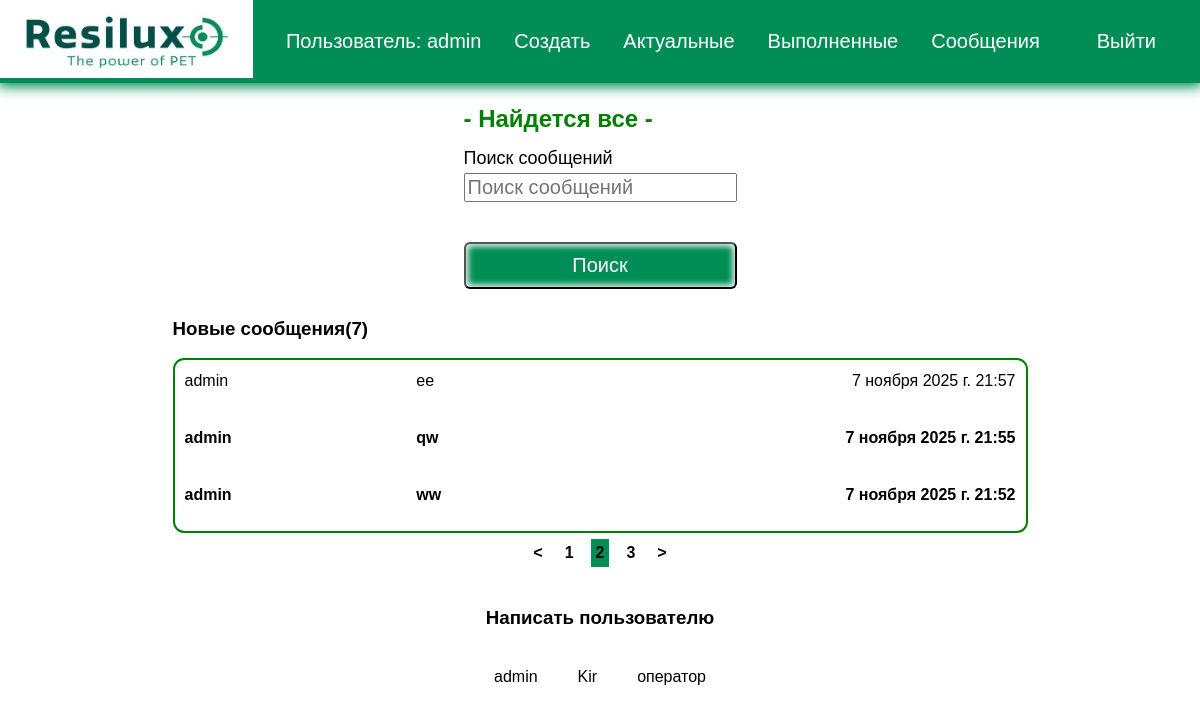
The page /tasks/tasks/inbox.html?page=2 (signed in) on the database as committed earlier.
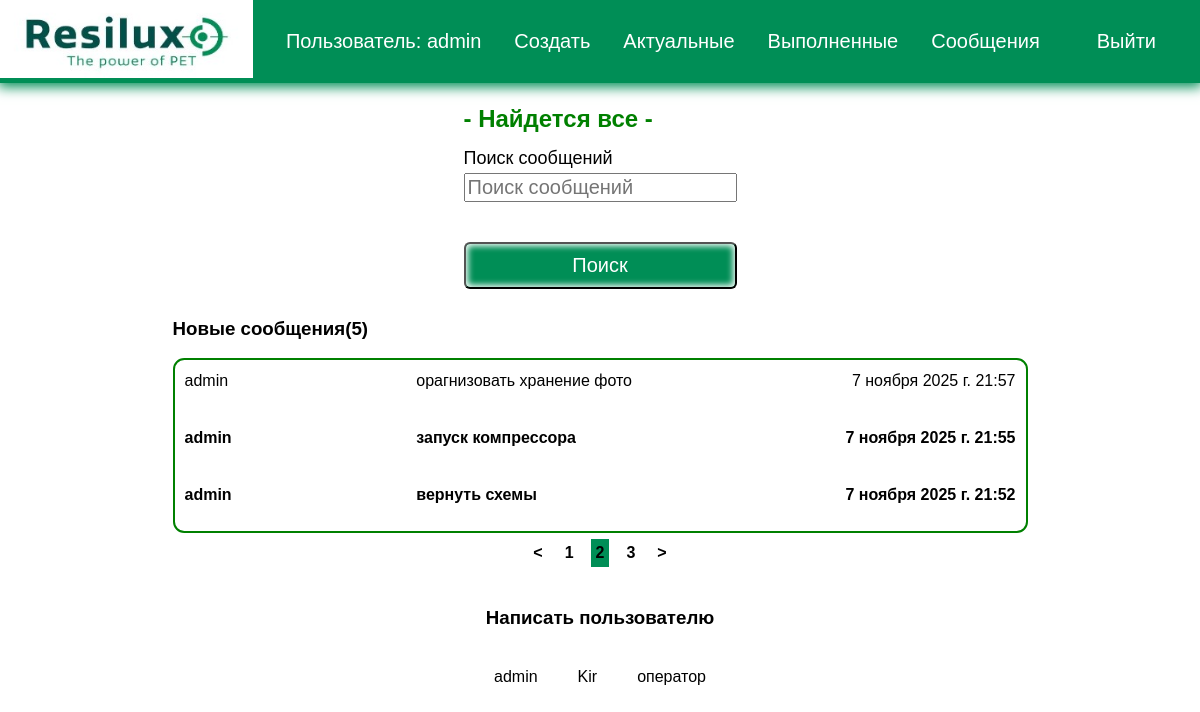
The same page on the database as committed later.
### tasks/models.py (models this page shows, shortened)
class Message(models.Model):
    sender = models.ForeignKey(User, on_delete=models.SET_NULL, null=True, blank=True, verbose_name="Отправитель")
    recipient = models.ForeignKey(User, on_delete=models.SET_NULL, null=True, blank=True, related_name="messages",
                                  verbose_name="Получатель")
    name = models.CharField(max_length=200, null=True, blank=True, verbose_name="Имя")
    email = models.EmailField(max_length=200, null=True, blank=True, verbose_name="email")
    subject = models.CharField(max_length=200, null=True, blank=True, verbose_name="Тема")
    body = models.TextField(verbose_name="Сообщение")
    is_read = models.BooleanField(default=False, null=True, verbose_name="Прочитано")
    created = models.DateTimeField(auto_now_add=True, verbose_name="Дата создания")
    class Meta:
        ordering = ['is_read', 'created']
        verbose_name = "сообщение"
        verbose_name_plural = "сообщения"

### tasks/views.py (the view)
# urls.py: path('tasks/inbox.html', views.inbox, name='inbox'),
@login_required(login_url='login')
def inbox(request):
    search_query, ms = search_messages(request)
    unread_count = ms.filter(is_read=False).count()
    custom_range, ms = paginate_messages(request, ms, 3)
    message_request = ms
    users = User.objects.all()
    title = "Все сообщения"
    context = {
        'message_request': ms,
        'unread_count': unread_count,
        'search_query': search_query,
        'custom_range': custom_range,
        'users': users,
        'title': title,
    }
    return render(request, 'tasks/inbox.html', context)

### tasks/utils.py (called while the page is built)
def search_messages(request):
    search_query = ''
    if request.GET.get('search_query'):
        search_query = request.GET.get('search_query')
    ms = Message.objects.order_by('-created').filter(recipient=request.user).filter(
        Q(body__icontains=search_query) |
        Q(subject__icontains=search_query)
    )
    return search_query, ms

def paginate_messages(request, ms, results):
    page = request.GET.get('page')
    paginator = Paginator(ms, results)
    try:
        ms = paginator.page(page)
    except PageNotAnInteger:  # http://127.0.0.1:8000/projects/?page=assa
        page = 1
        ms = paginator.page(page)
    except EmptyPage:  # http://127.0.0.1:8000/projects/?page=100000
        page = paginator.num_pages  # последняя страница
        ms = paginator.page(page)
    left_index = int(page) - 4
    if left_index < 1:
        left_index = 1
    right_index = int(page) + 5
    if right_index > paginator.num_pages:
        right_index = paginator.num_pages + 1
    custom_range = range(left_index, right_index)
    return custom_range, ms

### tasks/templates/tasks/inbox.html
{% extends 'tasks/base.html' %}
{% load static %}
{% block content %}
<section class="hero-section text-center">
    <div class="container container--narrow">
        <div class="hero-section__box">
            <h2>- Найдется все - </h2>
        </div>
        <div class="hero-section__search">
            <form id="search" class="form" action="{% url 'inbox' %}" method="get">
                <div class="form__field">
                    <label for="formInput#search">Поиск сообщений</label>
                    <input class="input input--text" id="formInput#search" type="text" name="search_query"
                           value="{{ search_query }}"
                           placeholder="Поиск сообщений"/>
                </div>
                <input class="btn btn--sub btn--lg" type="submit" value="Поиск"/>
            </form>
        </div>
    </div>
</section>
<main class="inbox">
    <div class="content-box">
        <h3 class="inbox__title">Новые сообщения(<span>{{ unread_count }}</span>)</h3>
        <ul class="messages">
            {% for message in message_request %}
            {% if message.is_read == False %}
            <li class="message message--unread">
                {% else %}
            <li class="message">
                {% endif %}
                <a href="{% url 'message' message.id %}">
                    <span class="message__author">{{ message.name }}</span>
                    <span class="message__subject">{{ message.subject }}</span>
                    <span class="message__date">{{ message.created }}</span>
                </a>
            </li>
            {% endfor %}
        </ul>
    </div>
{% include 'tasks/pagination.html' with queryset=message_request %}
</main>
<h3>Написать пользователю</h3>
<div class="send">
    {% for i in users %}
    <a href="{% url 'create-message' i.username %}">{{ i.username }}</a>
    {% endfor %}
</div>
{% endblock %}

Rows that differ between the two databases and show on the page:
changed Message: subject "ee" → "орагнизовать хранение фото"
changed Message: subject "qw" → "запуск компрессора"
changed Message: subject "ww" → "вернуть схемы"
Other text that changed with them:
{{ unread_count }}: "7" → "5"
